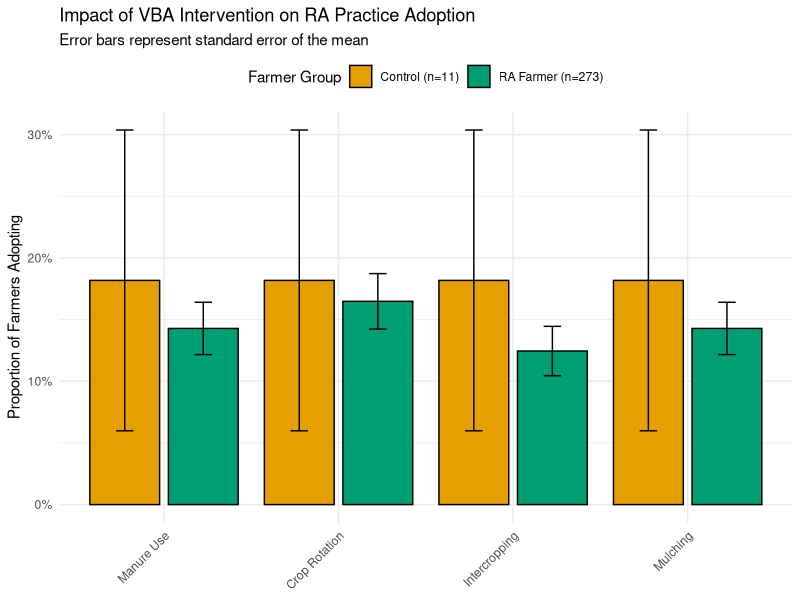
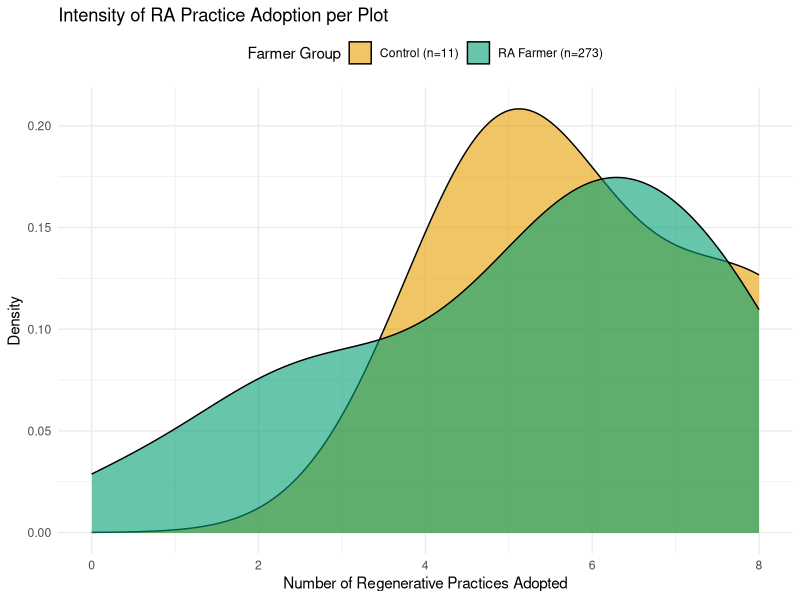

The R script that drew these images, in order: (Note: this script raises an error after producing the figures.)
library(tidyverse)
library(readr)
library(magrittr)

# Load field data
# work in all the data we collected (as much as possible)
data_5 <- read_csv("data/field_data/RA_Elicitation_FGDs_datamod5.csv")
data_4 <- read_csv("data/field_data/RA_Elicitation_FGDs_datamod4.csv")
data_3 <- read_csv("data/field_data/RA_Elicitation_FGDs_datamod3.csv")
data_2 <- read_csv("data/field_data/RA_Elicitation_FGDs_data.csv")

# Create real_data step by step with compatible variable names

# Adoption data (replaces manure, crop_rotation, etc.)
adoption_data <- data_3 %>%
  select(`Farmer No.`, `RA Practice`, `Adoption WITH VBA Support (%)`) %>%
  mutate(
    # Count only practices where adoption is > 50% (or choose  our threshold)
    adopted_practice = `Adoption WITH VBA Support (%)` > 50
  ) %>%
  group_by(`Farmer No.`) %>%
  summarise(
    number_of_practices = sum(adopted_practice, na.rm = TRUE),  # Count adopted practices
    avg_adoption_rate = mean(`Adoption WITH VBA Support (%)`, na.rm = TRUE),
    total_practices_evaluated = n(),  # Keep this for reference
    .groups = 'drop'
  )

# Check the variability (this captures the variability)
# summary(adoption_data$number_of_practices)
# table(adoption_data$number_of_practices)

# Practice-specific adoption with compatible names
data_3$`Adoption WITHOUT VBA (%)` <- as.numeric(data_3$`Adoption WITHOUT VBA (%)`)
practice_adoption <- data_3 %>%
  select(`Farmer No.`, `RA Practice`, `Adoption WITH VBA Support (%)`) %>%
  mutate(
    adopted = `Adoption WITH VBA Support (%)` > 50  # Binary adoption (adopted if >50%)
  ) %>%
  pivot_wider(
    names_from = `RA Practice`, 
    values_from = adopted,
    values_fill = FALSE
  )

# Check what practice names we have and rename appropriately
# print(names(practice_adoption))

# Rename based on what's actually in our data
practice_adoption <- practice_adoption %>%
  rename(
    manure = any_of(c("Manure application", "Manure", "manure")),
    mulching = any_of(c("Mulching", "mulching", "Mulch")),
    intercropping = any_of(c("Intercropping", "intercropping")),
    crop_rotation = any_of(c("Crop rotation", "crop_rotation", "Rotation"))
  ) %>%
  # If the columns don't exist, create them as FALSE
  mutate(
    manure = if (!"manure" %in% names(.)) FALSE else manure,
    mulching = if (!"mulching" %in% names(.)) FALSE else mulching,
    intercropping = if (!"intercropping" %in% names(.)) FALSE else intercropping,
    crop_rotation = if (!"crop_rotation" %in% names(.)) FALSE else crop_rotation
  )
   
   # Yield data (convert to tons/hectare equivalent)
   yield_data <- data_4 %>%
 mutate(across(c(`Lowest Yield in bags/ac`, `Highest Yield in bags/ac`), as.numeric)) %>%
 group_by(`Farmer No.`) %>%
 summarise(
   baseline_yield = mean(`Baseline (bags/ac)`, na.rm = TRUE),
   # Convert bags/acre to tons/hectare (approximate conversion)
   yield_tha = mean(`Highest Yield in bags/ac`, na.rm = TRUE) * 0.025,  # Rough conversion
   .groups = 'drop'
 )
 
 # Farmer characteristics (create group variable)
 farmer_chars <- data_2 %>%
   select(`Farmer No.`, `VBA Contact Frequency`, `Peer Adoption Rate`, 
          `Probability of Trial (%)`) %>%
   distinct(`Farmer No.`, .keep_all = TRUE) %>%
   mutate(
     # Create group variable: High VBA contact = "RA Farmer", else "Control"
     group = ifelse(`VBA Contact Frequency` == "High", "RA Farmer", "Control")
   )
 
 # Cost data for practice effects
 cost_data <- data_5 %>%
   group_by(`Farmer No.`, `RA Practice / Activity`) %>%
   summarise(
     avg_total_cost = mean(`Total  Labour Cost (KSh)` + `Total  Inputs Cost (KSh)`, na.rm = TRUE),
     .groups = 'drop'
   )
 
 # Calculate average practice effect from cost-benefit
 practice_effect_data <- data_5 %>%
   group_by(`Farmer No.`) %>%
   summarise(
     # Simple practice effect based on net benefits
     practice_effect = mean(`Total Value (KSh)` - (`Total  Labour Cost (KSh)` + `Total  Inputs Cost (KSh)`), na.rm = TRUE) / 10000,
     .groups = 'drop'
   )
 
 # Combine in field_data
  field_data <- adoption_data %>%
   left_join(practice_adoption, by = "Farmer No.") %>%
   left_join(yield_data, by = "Farmer No.") %>%
   left_join(farmer_chars, by = "Farmer No.") %>%
   left_join(practice_effect_data, by = "Farmer No.") %>%
   # Fill any missing practice columns with FALSE
   mutate(across(any_of(c("manure", "crop_rotation", "intercropping", "mulching")), 
                 ~ ifelse(is.na(.), FALSE, .))) %>%
   # Create household_id and noise variables to match original structure
   mutate(
     household_id = paste0("F", `Farmer No.`),
     noise = rnorm(n(), 0, 0.1),  # Add small random noise
     base_yield = baseline_yield * 0.025  # Convert baseline to tons/hectare
   ) %>%
   select(
     household_id,
     group,
     manure = any_of("manure"),
     crop_rotation = any_of("crop_rotation"), 
     intercropping = any_of("intercropping"),
     mulching = any_of("mulching"),
     number_of_practices,
     base_yield,
     practice_effect,
     noise,
     yield_tha
   ) %>%
   # Convert logical to numeric (0/1) for compatibility
   mutate(across(c(manure, crop_rotation, intercropping, mulching), as.numeric)) %>%
   # Fill any remaining NAs
   replace_na(list(
     manure = 0, crop_rotation = 0, intercropping = 0, mulching = 0,
     number_of_practices = 0, practice_effect = 0, noise = 0
   ))
 
 # Set factor order for group variable
  field_data$group <- factor( field_data$group, levels = c("Control", "RA Farmer"))
 
 # Check the structure
 # str( field_data)
 # summary( field_data)
 
 # run (more or less) our original plot scripts
 # Same thing we shared at Tropentag
 
 # Adoption Rates for Key Practices
 plot1_data <-  field_data %>%
   select(group, manure, crop_rotation, intercropping, mulching) %>%
   pivot_longer(cols = -group, names_to = "practice", values_to = "adopted") %>%
   group_by(group, practice) %>%
   summarise(
     mean_adoption = mean(adopted, na.rm = TRUE),
     se_adoption = sd(adopted, na.rm = TRUE) / sqrt(n()),
     .groups = 'drop'
   ) %>%
   mutate(
     practice = factor(practice,
                       levels = c("manure", "crop_rotation", "intercropping", "mulching"),
                       labels = c("Manure Use", "Crop Rotation", "Intercropping", "Mulching"))
   )
 
 # Get sample sizes for each group
 group_counts <- field_data %>%
   count(group) %>%
   mutate(label = paste0(group, " (n=", n, ")"))
 
 # Create bar plot
 plot1 <- ggplot(plot1_data, aes(x = practice, y = mean_adoption, fill = group)) +
   geom_col(position = position_dodge(0.9), color = "black", width = 0.8) +
   geom_errorbar(aes(ymin = mean_adoption - se_adoption, ymax = mean_adoption + se_adoption),
                 position = position_dodge(0.9), width = 0.2) +
   scale_y_continuous(labels = scales::percent_format(accuracy = 1)) +
   scale_fill_manual(values = c("Control" = "#E69F00", 
                                "RA Farmer" = "#009E73"),
                     labels = group_counts$label) +
   labs(title = "Impact of VBA Intervention on RA Practice Adoption",
        subtitle = "Error bars represent standard error of the mean",
        x = NULL,
        y = "Proportion of Farmers Adopting",
        fill = "Farmer Group") +
   theme_minimal() +
   theme(axis.text.x = element_text(angle = 45, hjust = 1),
         legend.position = "top")
 # print(plot1)
 
 # Adoption Intensity (Number of Practices)
 plot2 <- ggplot( field_data, aes(x = number_of_practices, fill = group)) +
   geom_density(alpha = 0.6, adjust = 1.5) +
   scale_fill_manual(values = c("Control" = "#E69F00", 
                                "RA Farmer" = "#009E73"),
                     labels = group_counts$label) +
   labs(title = "Intensity of RA Practice Adoption per Plot",
        x = "Number of Regenerative Practices Adopted",
        y = "Density",
        fill = "Farmer Group") +
   theme_minimal() +
   theme(legend.position = "top")
 # print(plot2)
 
 # Yield vs. Practice Adoption
 
 # Probably same as geom_smooth but we do it manually
 # everyone loves a good lm() =) 
 
 # Model the yield effect and plot it clearly
 model <- lm(yield_tha ~ number_of_practices, data =  field_data)
# summary(model)
 
 # Create a prediction dataframe for a smooth line
 prediction_data <- data.frame(number_of_practices = seq(0, max( field_data$number_of_practices, na.rm = TRUE), by = 0.1))
 preds <- predict(model, newdata = prediction_data, se.fit = TRUE)
 prediction_data$yield <- preds$fit
 prediction_data$ymin <- preds$fit - 1.96 * preds$se.fit
 prediction_data$ymax <- preds$fit + 1.96 * preds$se.fit
 
 plot4 <- ggplot() +
   geom_jitter(data =  field_data, aes(x = number_of_practices, y = yield_tha, color = group), alpha = 0.3, width = 0.1) +
   geom_ribbon(data = prediction_data, aes(x = number_of_practices, ymin = ymin, ymax = ymax), fill = "grey70", alpha = 0.4) +
   geom_line(data = prediction_data, aes(x = number_of_practices, y = yield), size = 1.2, color = "black") +
   scale_color_manual(values = c("Control" = "#E69F00", 
                                 "RA Farmer" = "#009E73"),
                                labels = group_counts$label) +
   labs(title = "Modelled Effect of Practice Adoption on Yield",
        x = "Number of Regenerative Practices Adopted per Plot",
        y = "Predicted Yield (tons per hectare)",
        color = "Farmer Group") +
   theme_minimal() +
   theme(legend.position = "top")
 # print(plot4)
 
 # save
 ggsave("figures/plot1_adoption_rates.png", plot1, width = 8, height = 6, dpi = 300)
 ggsave("figures/plot2_adoption_intensity.png", plot2, width = 8, height = 6, dpi = 300)
 ggsave("figures/plot4_yield_relationship.png", plot3, width = 8, height = 6, dpi = 300)
 
 